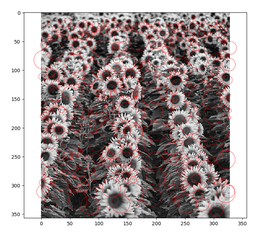
#> input picture Sunflowers/Sunflowers_1.png, 256 x 238 px, shrunk from 855 x 794 before the run, given in place of butterfly.jpg, which was not available
$ python detect.py
#> lines starting #> are read from the running program, lines starting #| are printed output that depends on the picture; pictures that were not available may be replaced by others from this repository, and a replacement may not be noted
# [10 lines of commented-out code are left out]

import math
import time
import numpy as np
import cv2 as cv
import matplotlib.pyplot as plt
from pylab import *
from scipy import ndimage
from scipy.ndimage import filters
from scipy import spatial


def non_max_suppression(blobs_array, overlap_threshold):
    print("\nWorking on Non-Maximum Suppression...Please wait !!")
    blobs_array_after_NMS = []
    max_radius_of_blob = blobs_array[:, -1].max()
    #distance = 2*max_radius_of_blob
    #print("\nDistance to make pair = ",distance)
    distance = sqrt(2) * max_radius_of_blob
    tree = spatial.cKDTree(blobs_array [:, :-1])
    #Make pair of keypoints whose distance from each other is at max equal to 'distance'
    pairs = np.array(list(tree.query_pairs(distance)))
    if len(pairs) == 0:
        return blobs_array
    else:
        for (i, j) in pairs:
            blob1, blob2 = blobs_array[i], blobs_array[j]
            if overlap_ratio(blob1, blob2) > overlap_threshold:
                if blob1[-1] > blob2[-1]:
                    blob2[-1] = 0
                else:
                    blob1[-1] = 0
    for blobs in blobs_array:
        #if blobs[-1]>0:
        if blobs[-1]>1:
            blobs_array_after_NMS.append(blobs)
    blobs_array_after_NMS = np.asarray(blobs_array_after_NMS)
    return blobs_array_after_NMS

def detect_blob(dog_images, sigma, k, threshold, sz):
    #to store co ordinates
    co_ordinates = []
    (h,w) = dog_images[0].shape
    a = 0
    #Set the ranges of i and j accordingly to make the shape of sliced matrix equal to 3x3, 5x5, 7x7 or anything else
    for i in range(sz//2,h-(sz//2)):
        for j in range(sz//2,w-(sz//2)):
            #10*5*5 slice
            sliced_matrix_in_octave = dog_images[:,i-(sz//2):i+((sz//2)+1),j-(sz//2):j+((sz//2)+1)]
            max_value_in_sliced_matrix = np.amax(sliced_matrix_in_octave)
            #print ("Max value = ",max_value_in_sliced_matrix)
            #Set Threshold Value to detect any peak in the image and ignore the rest
            if max_value_in_sliced_matrix >= threshold:
                z,x,y = np.unravel_index(sliced_matrix_in_octave.argmax(),sliced_matrix_in_octave.shape)
                #finding co-ordinates - x, y, radius
                co_ordinates.append((i+x-1,j+y-1,k**(z)*sigma))
            else:
                #print("Blob not found")
                a=1
    return co_ordinates

def get_kernal(size,sigma):
    ker = cv.getGaussianKernel(int(size), sigma)
    ker = np.outer(ker,ker)
    return ker

def get_kernal_octave(sigma_initial,k,size_of_octave,scale_for_sigma_to_kernel_size):
    # we create an empty array to store various sigma values
    gaussian_kernal_with_diff_sigma = []
    sigma_values = []
    for i in range (size_of_octave):
        sigma_next = (k**i)*sigma_initial
        sigma_values.append(sigma_next)
    for kernal_index_in_octave in range(size_of_octave):
        kernel_size = np.ceil(scale_for_sigma_to_kernel_size*sigma_values[kernal_index_in_octave])
        kernal = get_kernal(kernel_size,sigma_values[kernal_index_in_octave])
        gaussian_kernal_with_diff_sigma.append(kernal)
    return gaussian_kernal_with_diff_sigma

#Function that returns the overlap ration between two blobs
def overlap_ratio(blob1,blob2):
    radius_blob1 = blob1[-1]
    radius_blob2 = blob2[-1]
    distance_between_blobs = sqrt(((blob2[0]-blob1[0])**2)+((blob2[1]-blob1[1])**2))
    if (distance_between_blobs > (radius_blob1 + radius_blob2)):
        return 0
    elif distance_between_blobs <= abs(radius_blob1 - radius_blob2):
        return 1
    else:
        d1 = np.abs((((radius_blob1)**2)-((radius_blob2)**2)+((distance_between_blobs)**2))/(2*distance_between_blobs))
        d2 = np.abs((((radius_blob2)**2)-((radius_blob1)**2)+((distance_between_blobs)**2))/(2*distance_between_blobs))

        theta_1 = 2* (math.acos ((round((d1/radius_blob1),4))))
        theta_2 = 2* (math.acos ((round((d2/radius_blob2),4))))

        base_of_triangle = 2*radius_blob1*sin(theta_1/2)

        Area_S1 = (theta_1/(2*np.pi))*(np.pi*(radius_blob1**2))-((1/2)*(base_of_triangle)*(d1))
        Area_S2 = (theta_2/(2*np.pi))*(np.pi*(radius_blob2**2))-((1/2)*(base_of_triangle)*(d2))
        Area_of_overlap = Area_S1 + Area_S2

        ratio_of_overlap = Area_of_overlap/(np.pi*((min(radius_blob1,radius_blob2))**2))
        return ratio_of_overlap

#Display images
def display(convolved_images):
    for h in range(len(convolved_images)):
        plt.imshow(convolved_images[h],cmap='gray')
        plt.show()

#DFT2 function defination
def DFT2(f):
    sz1 = f.shape
    im_eq = f
    img = im_eq
    f_1 = np.zeros((sz1[0],sz1[1]), dtype="complex_")
    f_2 = np.zeros((sz1[0],sz1[1]), dtype="complex_")
    for i in range(sz1[0]):
        f_1[i,:] = np.fft.fft(img[i,:])
    for j in range(sz1[1]):
        f_2[:,j] = np.fft.fft(f_1[:,j])
    F = f_2
    return F

#IDFT2 function defination
def IDFT2(product):
    sz_F = product.shape
    #Again re-shift the origin to top left corner of the image
    corner_shifted_product = np.fft.ifftshift(product)
    f_3 = np.zeros((sz_F[0],sz_F[1]), dtype="complex_")
    f_4 = np.zeros((sz_F[0],sz_F[1]), dtype="complex_")
    #Finding 2D inverse of F using 1D inbuilt function
    for i in range(sz_F[1]):
        f_3[:,i] = np.fft.ifft(corner_shifted_product[:,i])
    for j in range(sz_F[0]):
        f_4[j,:] = np.fft.ifft(f_3[j,:])
    g = f_4
    return g

def conv2(f,kernal):

    #Calling the DFT2 function for input image and passing normalized image
    F_image = DFT2(f/255)
    #Spectrum Shifted to centre
    centre_shifted_dft2_img = np.fft.fftshift(F_image)

    kernal_original = kernal

    #Padding done on kernal to make size of kernaL equal to size of input image
    kernal_resized_to_input_image = np.zeros((img_original.shape[0],img_original.shape[1]))

    rows_input_image = f.shape[0]
    cols_input_image = f.shape[1]

    row_lower_limit = int(np.floor((rows_input_image-kernal.shape[0])/2))
    row_upper_limit = row_lower_limit+kernal.shape[0]

    col_lower_limit = int(np.floor((cols_input_image-kernal.shape[1])/2))
    col_upper_limit = col_lower_limit + kernal.shape[1]

    kernal_resized_to_input_image[row_lower_limit:row_upper_limit,col_lower_limit: col_upper_limit] = kernal

    #Calling the DFT2 function for kernal
    F_kernal = DFT2(kernal_resized_to_input_image)
    #Spectrum shifted to centre
    centre_shifted_dft2_kernal = np.fft.fftshift(F_kernal)

    #Convolution in frequency domain
    Product_img = F_image*F_kernal

    #Inverse fourier transform of product to get convoluted image
    inverse_fft_product = IDFT2(Product_img)

    #Centre shifted prodcut of convolution in frequency domain
    centre_shift_inverse_transpose_product = np.fft.fftshift(inverse_fft_product)
    return np.abs(centre_shift_inverse_transpose_product.real)

def D_o_G(gaussian_smoothened_pyramid):
    difference_of_gaussian_images = []
    length_of_pyramid = len(gaussian_smoothened_pyramid)
    for index_in_dog in range(length_of_pyramid-1):
        difference_between_2_layers = np.abs(np.subtract(gaussian_smoothened_pyramid[index_in_dog],gaussian_smoothened_pyramid[index_in_dog+1]))
        difference_of_gaussian_images.append(difference_between_2_layers)
    return difference_of_gaussian_images

if __name__ == "__main__":

    selected_file = int(input("Please type the serial number of the input image to run the Blob detection on : \n" +
                "1. Butterfly\n" +
                "2. Einstein\n" +
                "3. Fishes\n" +
                "4. Sunflowers\n" +
                "5. Cricket\n" +
                "6. Football\n" +
                "7. Dog\n" +
                "8. Cat\n"))
#> the answer given: 1

    filenames = {
        1:'butterfly.jpg',
        2:'einstein.jpg',
        3:'fishes.jpg',
        4:'sunflowers.jpg',
        5:'cricket.jpg',
        6:'football.jpg',
        7:'dog.jpg',
        8:'cat.jpg'
    }

    f = cv.imread(filenames.get(selected_file,"Invalid input.\n"))
#> f is the input picture: shape (238, 256, 3); mean B, G, R 156.3, 156.3, 166.7
    f = cv.cvtColor(f, cv.COLOR_BGR2GRAY)
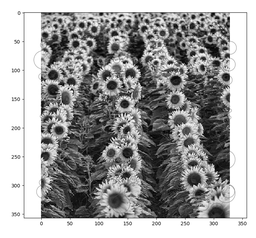
#> f: shape (238, 256); min 0, max 255, mean 159.4

    #Histogram Equalization
    clahe = cv.createCLAHE(clipLimit=2.0, tileGridSize=(8, 8))
    f = clahe.apply(f)
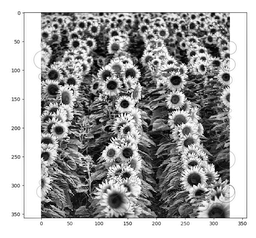
#> f: shape (238, 256); min 0, max 255, mean 167.7
    sz = f.shape
#> sz = (238, 256)
    g = np.zeros((sz[0],sz[1]), dtype="complex_")
    img_original = f

    sigma_initial = 1
    k = math.sqrt(2)
    scale_for_sigma_to_kernel_size = 6

    #Hyper-parameter array = [blob_detection_threshold, overlap_threshold, size_of_octave, size_of_matrix]
    hyper_parameters = []
    parameters = {
        1:[0.01, 0.3, 10, 9],
        2:[0.053, 0.3, 10, 11],
        3:[0.009, 0.35, 5, 7],
        4:[0.0012, 0.2, 10, 7],
        5:[0.04, 0.2, 10, 9],
        6:[0.008, 0.2, 10, 7],
        7:[0.03, 0.2, 5, 7],
        8:[0.05, 0.5, 10, 5]
    }
    hyper_parameters = parameters.get(selected_file,"Invalid input.\n")

    blob_detection_threshold = hyper_parameters[0]
    overlap_threshold = hyper_parameters[1]
    size_of_octave = hyper_parameters[2]
    sz = hyper_parameters[3]

    start_time = time.process_time()
    kernal_octave = get_kernal_octave(sigma_initial,k,size_of_octave,scale_for_sigma_to_kernel_size)
    end_time = time.process_time()
    print(f"Time Elapsed [get_kernal_octave()] = ", (end_time - start_time))

    #Create an empty array to store gaussian smoothened images for different sigma values
    convolved_image_in_octave = []

    #Time calculation to check process time : COnvolution done in 0.1 sec in frequency domain
    start_time = time.process_time()
    for octave_index in range(size_of_octave):
        convolved_image = conv2(f.copy(),kernal_octave[octave_index])
        convolved_image_in_octave.append(convolved_image)
#> this loop made 10 passes
#> pass 1, `convolved_image = conv2(f.copy(),kernal_octave[octave_index])`:
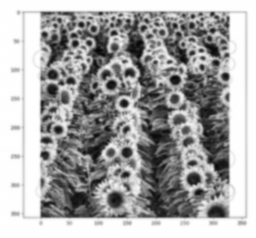
#> convolved_image: shape (238, 256) float64; min 0.0187, max 1, mean 0.658
#> pass 2, in DFT2 (call 4), `im_eq = f`:
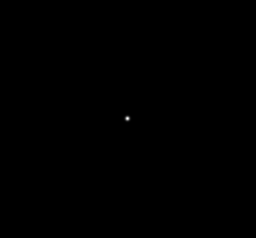
#> im_eq: shape (238, 256) float64; min 0, max 0.0798, mean 1.64e-05; drawn with min black and max white
#> after the loop, convolved_image_in_octave = 10 items
    end_time = time.process_time()
    print(f"Time Elapsed in making octave of convolved image = ", (end_time - start_time))
    #Calculate Difference of Gaussian
    dog_images = []
    start_time = time.process_time()
    dog_images = D_o_G(convolved_image_in_octave)
#> in D_o_G, `length_of_pyramid = len(gaussian_smoothened_pyramid)`: length_of_pyramid = 10
#> the loop in D_o_G, `for index_in_dog in range(length_of_pyramid-1):` made 9 passes
#> pass 1, in D_o_G, `difference_between_2_layers = np.abs(np.subtract(gaussian_smoothened_p..`:
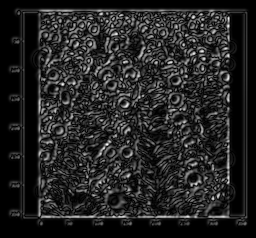
#> difference_between_2_layers: shape (238, 256) float64; min 0, max 0.248, mean 0.0354; drawn with min black and max white
#> pass 3, in D_o_G, `difference_between_2_layers = np.abs(np.subtract(gaussian_smoothened_p..`:
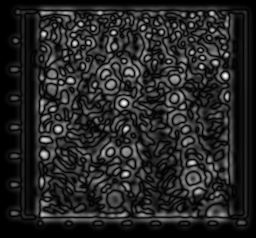
#> difference_between_2_layers: shape (238, 256) float64; min 0, max 0.161, mean 0.0241; drawn with min black and max white
#> after the loop in D_o_G, `for index_in_dog in range(length_of_pyramid-1):`: difference_of_gaussian_images = 9 items
#> dog_images = 9 items
    dog_images = np.asarray(dog_images)
    end_time = time.process_time()
    print(f"Time Elapsed [D_o_G()] = ", (end_time - start_time))

    # [5 lines of commented-out code are left out]

    start_time = time.process_time()
    co_ordinates = list(set(detect_blob(dog_images, sigma_initial, k, blob_detection_threshold, sz)))
#> after the loop in detect_blob, `for i in range(sz//2,h-(sz//2)):`: co_ordinates = 57040 items
#> co_ordinates = 9479 items, first 6: (63, 249, 1), (97, 37, 5.66), (212, 24, 1), (109, 40, 2), (88, 6, 16), (15, 4, 16)
    co_ordinates = np.array(co_ordinates)
    print("\nNumber of Blobs detected BEFORE Non Max Suppression", len(co_ordinates))
#| Number of Blobs detected BEFORE Non Max Suppression 9479
    end_time = time.process_time()
    print(f"Time Elapsed [detect_blob()] = ", (end_time - start_time))
    start_time = time.process_time()
    co_ordinates = non_max_suppression(co_ordinates,overlap_threshold)
#> in non_max_suppression, `max_radius_of_blob = blobs_array[:, -1].max()`: max_radius_of_blob = 16
#> in non_max_suppression, `distance = sqrt(2) * max_radius_of_blob`: distance = 22.63
#> in non_max_suppression, `pairs = np.array(list(tree.query_pairs(distance)))`: pairs = 1288284 pairs, first value 0 to 9466, second value 3 to 9478
#> the loop in non_max_suppression, `for (i, j) in pairs:` made 1288284 passes
#> (i, j, radius_blob1 in overlap_ratio, radius_blob2 in overlap_ratio, distance_between_blobs in overlap_ratio) on passes 2, 3, 5: (3301, 7209, 11.31, 1, 7.81), (1401, 9467, 1, 16, 4.24), (2029, 3374, 1, 16, 21.38)
#> the loop in non_max_suppression, `for blobs in blobs_array:` made 9479 passes
#> blobs on passes 1 to 3: [63, 249, 0], [97, 37, 0], [212, 24, 1]
#> after the loop in non_max_suppression, `for blobs in blobs_array:`: blobs_array_after_NMS = 179 items, first 6: [33, 35, 5.66], [221, 220, 5.66], [18, 195, 1.41], [90, 64, 2], [145, 187, 2], [53, 216, 2.83]
#> in non_max_suppression, `blobs_array_after_NMS = np.asarray(blobs_array_after_NMS)`: blobs_array_after_NMS = 179 rows, first 8: [33, 35, 5.66], [221, 220, 5.66], [18, 195, 1.41], [90, 64, 2], [145, 187, 2], [53, 216, 2.83], [83, 74, 2], [131, 61, 2]
#> co_ordinates has the same summary as blobs_array_after_NMS in non_max_suppression
    print("\nNumber of Blobs detected AFTER Non Max Suppression", len(co_ordinates))
#| Number of Blobs detected AFTER Non Max Suppression 179
    end_time = time.process_time()
    print(f"\nTime Elapsed [non_maximum_suppression()] = ", (end_time - start_time))
    fig, ax = plt.subplots()
    nh,nw = f.shape
#> nh = 238; nw = 256
    count = 0
    ax.imshow(f, interpolation='nearest',cmap="gray")
    print("\nPlotting blobs on the image...Please wait !!")
    stAXart_time = time.process_time()
    for blob in co_ordinates:
        y,x,r = blob
        c = plt.Circle((x, y), r, color='red', linewidth=0.5, fill=False)
        #c = plt.Circle((x, y), r*3, color='red', linewidth=0.5, fill=False)
        ax.add_patch(c)
#> this loop made 179 passes
#> blob on passes 12 to 14: [100, 233, 1.41], [59, 184, 4], [32, 215, 1.41]
    ax.plot()
    end_time = time.process_time()
    print(f"Time Elapsed [plotting keypoints] = ", (end_time - start_time))
    plt.show()
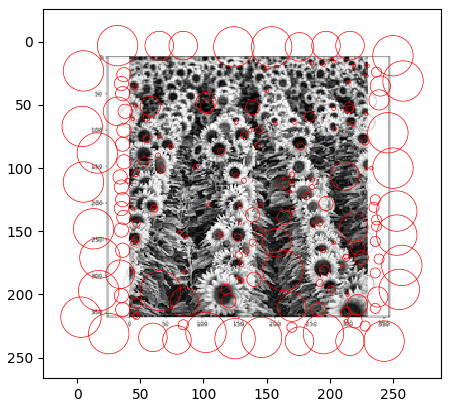
#> figure drawn by matplotlib, 1 panel
